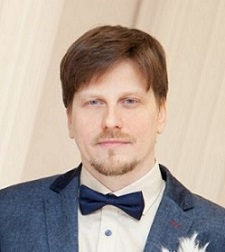
#> input picture Resourses/roma.png, 225 x 252 px
$ python chapter1.py
#> lines starting #> are read from the running program, lines starting #| are printed output that depends on the picture; after the words box and inside, x2 and y2 are one past the last pixel; in counts of white or black regions, pixels touching at a corner belong together
import cv2
import numpy as np

print("Package Imported")

#image capture

img = cv2.imread("Resourses/roma.png")
#> img is the input picture: shape (252, 225, 3); mean B, G, R 158, 167.9, 181.9
kernel = np.ones((5,5),np.uint8)

print (img.shape)
#| (252, 225, 3)

imgResize = cv2.resize(img,(300,200))
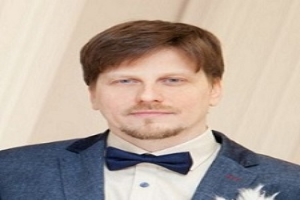
#> imgResize: shape (200, 300, 3); mean B, G, R 157.9, 167.8, 181.8

imgGray = cv2.cvtColor(img,cv2.COLOR_BGR2GRAY)
imgBlur = cv2.GaussianBlur(imgGray,(7,7),0)
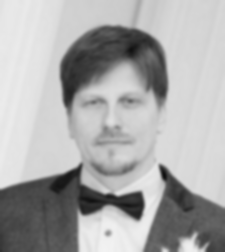
#> imgBlur: shape (252, 225); min 14, max 242, mean 171
imgCanny = cv2.Canny(img,100,100)
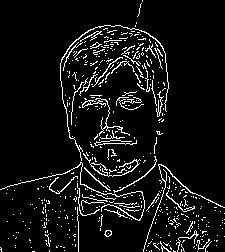
#> imgCanny: shape (252, 225); 7.2% white in thin lines or dots
imgDialation = cv2.dilate(imgCanny,kernel,iterations=1)
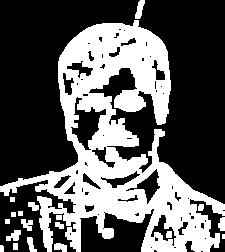
#> imgDialation: shape (252, 225); 36.3% white; 19 white regions (1 under 20 px), largest, box (x1, y1, x2, y2) and area: (0, 20, 225, 252) 19628, (135, 0, 145, 19) 114, (6, 230, 21, 241) 107
imgEroded = cv2.erode(imgDialation,kernel,iterations=1)
#> imgEroded: shape (252, 225); 19.1% white; 58 white regions (51 under 20 px), largest, box (x1, y1, x2, y2) and area: (0, 25, 225, 252) 9127, (79, 95, 137, 148) 917, (116, 91, 144, 110) 335
imgCropped = img[100:200,120:180]

cv2.line(img,(0,0),(img.shape[1],img.shape[0]),(0,255,0),3)
cv2.rectangle(img,(0,0),(250,350),(0,0,255),2)
cv2.circle(img,(400,50),30,(255,255,0),5)
cv2.putText(img," OPENCV  ",(300,200),cv2.FONT_HERSHEY_COMPLEX,1,(0,150,0),3)


# [8 lines of commented-out code are left out]


def stackImages(scale, imgArray):
#> called with scale = 0.5
    rows = len(imgArray)
    cols = len(imgArray[0])
    rowsAvailable = isinstance(imgArray[0], list)
    width = imgArray[0][0].shape[1]
    height = imgArray[0][0].shape[0]
    if rowsAvailable:
        for x in range(0, rows):
            for y in range(0, cols):
                if imgArray[x][y].shape[:2] == imgArray[0][0].shape[:2]:
                    imgArray[x][y] = cv2.resize(imgArray[x][y], (0, 0), None, scale, scale)
                else:
                    imgArray[x][y] = cv2.resize(imgArray[x][y], (imgArray[0][0].shape[1], imgArray[0][0].shape[0]),
                                                None, scale, scale)
                if len(imgArray[x][y].shape) == 2: imgArray[x][y] = cv2.cvtColor(imgArray[x][y], cv2.COLOR_GRAY2BGR)
        imageBlank = np.zeros((height, width, 3), np.uint8)
        hor = [imageBlank] * rows
        hor_con = [imageBlank] * rows
        for x in range(0, rows):
            hor[x] = np.hstack(imgArray[x])
        ver = np.vstack(hor)
    else:
        for x in range(0, rows):
            if imgArray[x].shape[:2] == imgArray[0].shape[:2]:
                imgArray[x] = cv2.resize(imgArray[x], (0, 0), None, scale, scale)
            else:
                imgArray[x] = cv2.resize(imgArray[x], (imgArray[0].shape[1], imgArray[0].shape[0]), None, scale, scale)
            if len(imgArray[x].shape) == 2: imgArray[x] = cv2.cvtColor(imgArray[x], cv2.COLOR_GRAY2BGR)
        hor = np.hstack(imgArray)
        ver = hor
    return ver

imgStack = stackImages(0.5, ([imgGray, imgBlur, img], [imgCanny, imgDialation, imgEroded], [imgResize, imgCropped, img ]))
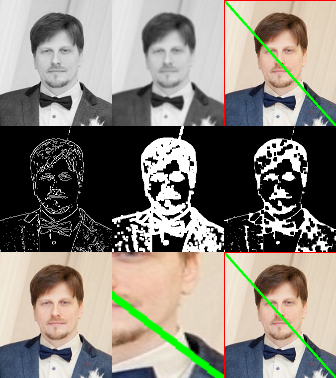
#> imgStack: shape (378, 336, 3); mean B, G, R 123.9, 132.6, 137.1

cv2.imshow("ImageStack", imgStack)


cv2.waitKey(5000)

# [11 lines of commented-out code are left out]

cap = cv2.VideoCapture(0)
cap.set(3,1280)
cap.set(4,1024)
cap.set(10,100)

while True:
    success, imgV = cap.read()
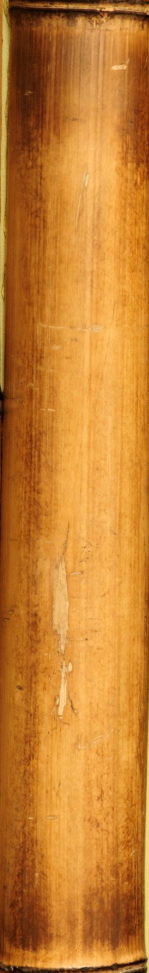
#> input picture Resourses/bamboo1.png, 297 x 1945 px, given in place of the camera (shown at 1/2 size)
#> imgV is the input picture: shape (1945, 297, 3); mean B, G, R 48.3, 126.1, 196.7
    imgCannyV = cv2.Canny(imgV,100,100)
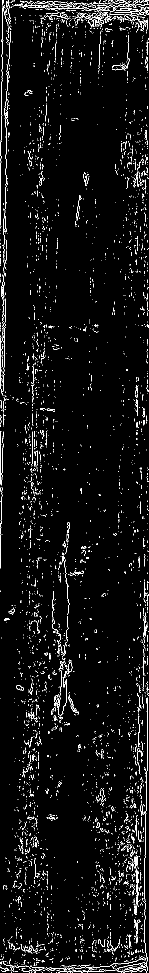
#> imgCannyV: shape (1945, 297) (shown at 1/2 size); 4.1% white in thin lines or dots
    cv2.imshow("Video",imgV)
    cv2.imshow("Canny",imgCannyV)
    if cv2.waitKey(1) & 0xFF ==ord('q'):    #frame delay 1
#> (key q is pressed here)
        break
